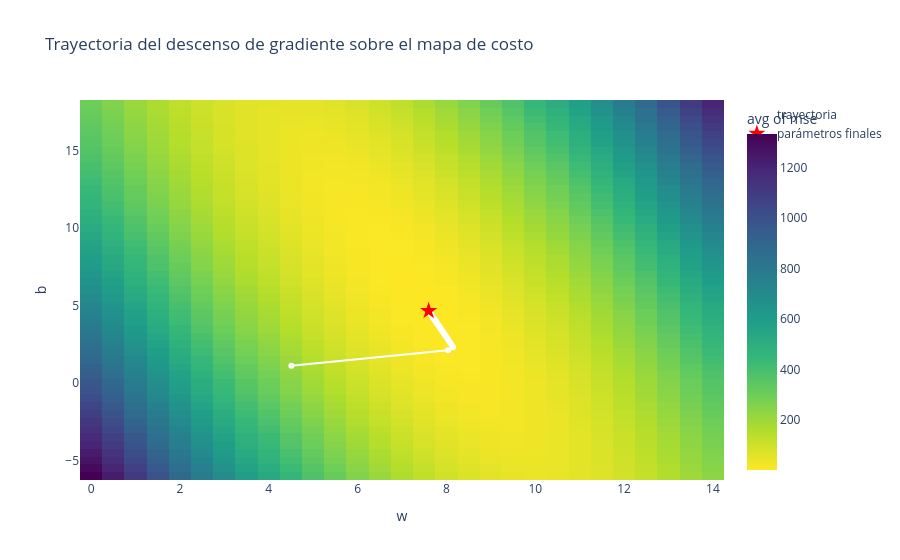

Notebook code cell kept with this figure:
### Markdown cell above
### 6.2 Ver la trayectoria completa, no solo el resultado final

En vez de mirar únicamente el valor final de $(w,b)$, dibujemos **cada paso**
del descenso de gradiente sobre el mismo mapa de calor de antes. Así se ve
literalmente cómo el algoritmo "camina cuesta abajo" hacia el fondo del
tazón.

### Code cell
pasos_a_mostrar = historial.gather_every(4)
fig = px.density_heatmap(
    superficie, x="w", y="b", z="mse", histfunc="avg",
    color_continuous_scale="Viridis_r", nbinsx=70, nbinsy=70,
    title="Trayectoria del descenso de gradiente sobre el mapa de costo",
)
fig.add_trace(go.Scatter(
    x=pasos_a_mostrar["w"], y=pasos_a_mostrar["b"], mode="lines+markers",
    marker={"size": 6, "color": "white"}, line={"color": "white"}, name="trayectoria",
))
fig.add_trace(go.Scatter(x=[w], y=[b], mode="markers", marker={"size": 13, "color": "red", "symbol": "star"}, name="parámetros finales"))
fig.show()

### Figure 1 — Plotly figure (JSON) as saved in the notebook; plotly's stock layout.template omitted (floating-point values rounded to 4 significant figures; data arrays with more than 128 entries replaced by an {"elided": "..."} marker saying what was removed)
{"data": [{"coloraxis": "coloraxis", "histfunc": "avg", "hovertemplate": "w=%{x}<br>b=%{y}<br>avg of mse=%{z}<extra></extra>", "name": "", "nbinsx": 70, "nbinsy": 70, "type": "histogram2d", "x": {"elided": "4900 float values"}, "xaxis": "x", "xbingroup": "x", "y": {"elided": "4900 float values"}, "yaxis": "y", "ybingroup": "y", "z": {"elided": "4900 float values"}}, {"line": {"color": "white"}, "marker": {"color": "white", "size": 6}, "mode": "lines+markers", "name": "trayectoria", "type": "scatter", "x": [4.509, 8.037, 8.149, 8.12, 8.087, 8.055, 8.025, 7.996, 7.968, 7.942, 7.917, 7.893, 7.87, 7.848, 7.827, 7.807, 7.788, 7.77, 7.753, 7.736, 7.72, 7.705, 7.691, 7.677, 7.664, 7.652, 7.64, 7.629, 7.618, 7.607], "y": [1.109, 2.113, 2.304, 2.453, 2.595, 2.73, 2.859, 2.981, 3.099, 3.21, 3.317, 3.419, 3.516, 3.609, 3.697, 3.781, 3.862, 3.939, 4.012, 4.082, 4.149, 4.212, 4.273, 4.331, 4.386, 4.439, 4.489, 4.537, 4.583, 4.627]}, {"marker": {"color": "red", "size": 13, "symbol": "star"}, "mode": "markers", "name": "parámetros finales", "type": "scatter", "x": [7.6], "y": [4.658]}], "layout": {"coloraxis": {"autocolorscale": false, "colorbar": {"title": {"text": "avg of mse"}}, "colorscale": [[0, "#fde725"], [0.1111, "#b5de2b"], [0.2222, "#6ece58"], [0.3333, "#35b779"], [0.4444, "#1f9e89"], [0.5556, "#26828e"], [0.6667, "#31688e"], [0.7778, "#3e4989"], [0.8889, "#482878"], [1, "#440154"]]}, "legend": {"tracegroupgap": 0}, "title": {"text": "Trayectoria del descenso de gradiente sobre el mapa de costo"}, "xaxis": {"anchor": "y", "domain": [0, 1], "title": {"text": "w"}}, "yaxis": {"anchor": "x", "domain": [0, 1], "title": {"text": "b"}}}}
